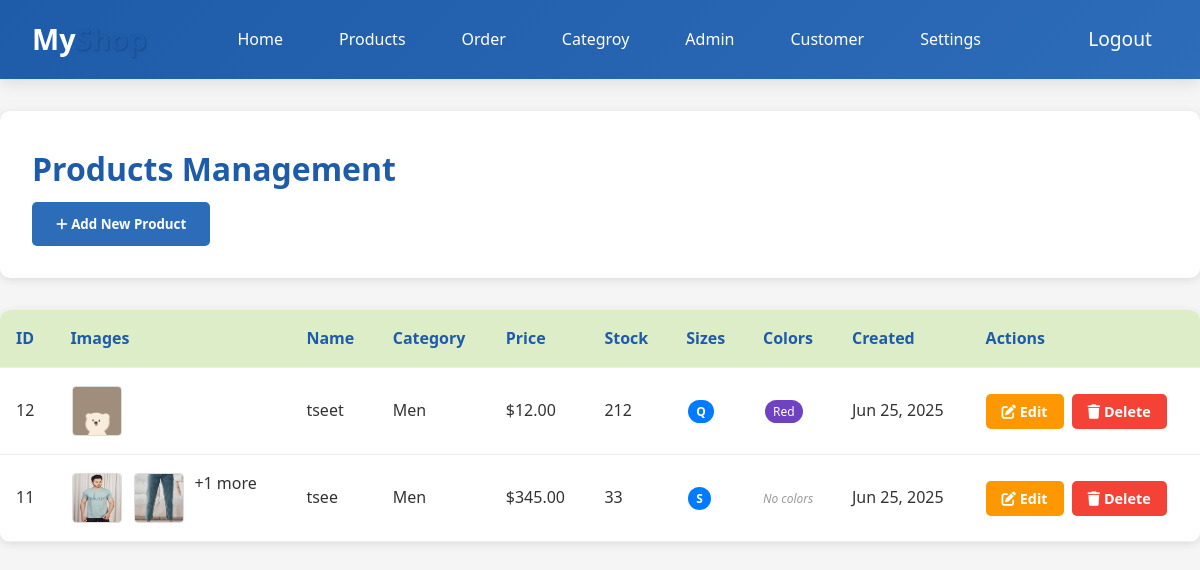
Screenshot of /admin/products.php (signed in) with the database file from the repository.
### tables this page shows
CREATE TABLE IF NOT EXISTS `products` (
  `product_id` int NOT NULL AUTO_INCREMENT,
  `name` varchar(100) NOT NULL,
  `description` text,
  `price` decimal(10,2) NOT NULL,
  `stock_quantity` int NOT NULL DEFAULT '0',
  `category_id` int DEFAULT NULL,
  `created_at` timestamp NULL DEFAULT CURRENT_TIMESTAMP,
  `images` text,
  `sizes` text NOT NULL,
  `colors` varchar(255) DEFAULT NULL,
  PRIMARY KEY (`product_id`),
  KEY `category_id` (`category_id`)
);

CREATE TABLE IF NOT EXISTS `categories` (
  `category_id` int NOT NULL AUTO_INCREMENT,
  `name` varchar(50) NOT NULL,
  `image` text NOT NULL,
  `description` text,
  `created_at` timestamp NULL DEFAULT CURRENT_TIMESTAMP,
  PRIMARY KEY (`category_id`)
);

### admin/products.php (the view, shortened to what this page needs)
<!DOCTYPE html>
<html lang="en">
<?php
include 'config.php';
function getWebPath($imagePath) {
    $imagePath = trim($imagePath);
    $webPath = str_replace('../', '', $imagePath);
    return $webPath;
}
$productsQuery = "SELECT p.*, c.name as category_name FROM products p
                  LEFT JOIN categories c ON p.category_id = c.category_id
                  ORDER BY p.created_at DESC";
$productsResult = mysqli_query($conn, $productsQuery);
?>
<head>
    <link rel="stylesheet" href="https://cdnjs.cloudflare.com/ajax/libs/font-awesome/6.5.0/css/all.min.css">
    <link rel="stylesheet" href="css/products.css">
</head>
<body>
<?php include 'navbar.php'; ?>
    <div class="container main-content">
        <div class="page-header">
            <h1 class="page-title">Products Management</h1>
            <button class="btn btn-primary" onclick="openAddModal()">
                <i class="fas fa-plus"></i> Add New Product
            </button>
        </div>
        <div class="products-table">
            <table>
                <thead>
                    <tr>
                        <th>ID</th>
                        <th>Images</th>
                        <th>Name</th>
                        <th>Category</th>
                        <th>Price</th>
                        <th>Stock</th>
                        <th>Sizes</th>
                        <th>Colors</th>
                        <th>Created</th>
                        <th>Actions</th>
                    </tr>
                </thead>
                <tbody>
                    <?php while ($product = mysqli_fetch_assoc($productsResult)): ?>
                        <tr>
                            <td><?= $product['product_id'] ?></td>
                            <td>
                                <div class="product-images">
                                    <?php
                                    if (!empty($product['images'])) {
                                        $images = explode(',', $product['images']);
                                        $displayCount = 0;
                                        foreach ($images as $image) {
                                            if ($displayCount >= 2) break;
                                            $image = trim($image);
                                            if (!empty($image)) {
                                                $webPath = getWebPath($image);
                                                ?>
                                               <img src="../<?= htmlspecialchars($webPath) ?>"
                                                     alt="Product Image"
                                                     class="product-thumb"
                                                     style="width: 50px; height: 50px; object-fit: cover; margin: 2px; border-radius: 4px; border: 1px solid #ddd;"
                                                     onerror="this.style.display='none'; console.log('Image failed to load: <?= htmlspecialchars($webPath) ?>');">
                                                <?php
                                                $displayCount++;
                                            }
                                        }
                                        if (count($images) > 2) {
                                            echo '<span class="more-images">+' . (count($images) - 2) . ' more</span>';
                                        }
                                    } else {
                                        echo '<span class="no-image">No images</span>';
                                    }
                                    ?>
                                </div>
                            </td>
                            <td><?= htmlspecialchars($product['name']) ?></td>
                            <td><?= htmlspecialchars($product['category_name']) ?></td>
                            <td>$<?= number_format($product['price'], 2) ?></td>
                            <td><?= $product['stock_quantity'] ?></td>
                            <td>
                                <div class="sizes-display">
                                    <?php
                                    if (!empty($product['sizes'])) {
                                        $sizes = explode(',', $product['sizes']);
                                        foreach ($sizes as $size) {
                                            $size = trim($size);
                                            if (!empty($size)) {
                                                echo '<span class="size-tag">' . htmlspecialchars(strtoupper($size)) . '</span>';
                                            }
                                        }
                                    } else {
                                        echo '<span class="no-sizes">No sizes</span>';
                                    }
                                    ?>
                                </div>
                            </td>
                            <td>
                                <div class="colors-display">
                                    <?php
                                    if (!empty($product['colors'])) {
                                        $colors = explode(',', $product['colors']);
                                        foreach ($colors as $color) {
                                            $color = trim($color);
                                            if (!empty($color)) {
                                                if (preg_match('/^#[a-f0-9]{6}$/i', $color)) {
                                                    echo '<span class="color-tag"><span class="color-preview" style="background-color: ' . htmlspecialchars($color) . ';"></span>' . htmlspecialchars(strtoupper($color)) . '</span>';
                                                } else {
                                                    echo '<span class="color-tag">' . htmlspecialchars(ucfirst($color)) . '</span>';
                                                }
                                            }
                                        }
                                    } else {
                                        echo '<span class="no-colors">No colors</span>';
                                    }
                                    ?>
                                </div>
                            </td>
                            <td><?= date('M j, Y', strtotime($product['created_at'])) ?></td>
                            <td>
                                <div class="actions">
                                    <button class="btn btn-warning btn-small" onclick="openEditModal(<?= htmlspecialchars(json_encode($product)) ?>)">
                                        <i class="fas fa-edit"></i> Edit
                                    </button>
                                    <form method="POST" style="display: inline;" onsubmit="return confirm('Are you sure you want to delete this product?')">
                                        <button type="submit" class="btn btn-danger btn-small">
                                            <i class="fas fa-trash"></i> Delete
                                        </button>
                                    </form>
                                </div>
                            </td>
                        </tr>
                    <?php endwhile; ?>
                </tbody>
            </table>
        </div>
    </div>
</body>
</html>

### admin/css/products.css (style rules this page uses)
:root { --primary-color: #2d6cb8; --primary-light: #dcedc8; --primary-dark: #1e5ba8; --white: #ffffff; --gray-light: #f5f5f5; --gray-medium: #e0e0e0; --gray-dark: #757575; --text-color: #333333; --danger-color: #f44336; --warning-color: #ff9800; --success-color: #1e5ba8; --info-color: #2196f3; --border-color: #e0e0e0; --shadow: 0 2px 10px rgba(0, 0, 0, 0.1); --shadow-hover: 0 4px 20px rgba(0, 0, 0, 0.15); }
* { margin: 0; padding: 0; box-sizing: border-box; font-family: "Segoe UI", Tahoma, Geneva, Verdana, sans-serif; }
body { background-color: var(--gray-light); color: var(--text-color); line-height: 1.6; }
.container { max-width: 1200px; margin: 0 auto; padding: 0 1rem; }
.main-content { padding: 2rem 0; }
.page-header { background: var(--white); padding: 2rem; border-radius: 10px; margin-bottom: 2rem; box-shadow: 0 2px 10px rgba(0, 0, 0, 0.1); }
.page-title { font-size: 2rem; color: var(--primary-dark); margin-bottom: 0.5rem; }
.btn { padding: 0.8rem 1.5rem; border: none; border-radius: 5px; cursor: pointer; font-weight: bold; text-decoration: none; display: inline-block; transition: all 0.3s; }
.btn-primary { background: var(--primary-color); color: var(--white); }
.btn-danger { background: var(--danger-color); color: var(--white); }
.btn-warning { background: var(--warning-color); color: var(--white); }
.btn-small { padding: 0.5rem 1rem; font-size: 0.9rem; }
.products-table { background: var(--white); border-radius: 10px; overflow: hidden; box-shadow: 0 2px 10px rgba(0, 0, 0, 0.1); }
table { width: 100%; border-collapse: collapse; }
th, td { padding: 1rem; text-align: left; border-bottom: 1px solid #eee; }
th { background: var(--primary-light); font-weight: bold; color: var(--primary-dark); }
.product-images { display: flex; gap: 0.5rem; }
.product-thumb { width: 40px; height: 40px; object-fit: cover; border-radius: 5px; }
.actions { display: flex; gap: 0.5rem; }
.sizes-display { display: flex; flex-wrap: wrap; gap: 5px; }
.size-tag { background: #8bc34a; color: white; padding: 4px 8px; border-radius: 12px; font-size: 12px; font-weight: bold; text-transform: uppercase; }

### admin/products.php (style rules this page uses)
.colors-display, .sizes-display { display: flex; flex-wrap: wrap; gap: 4px; }
.color-tag, .size-tag { display: inline-block; background: #007bff; color: white; padding: 2px 8px; border-radius: 12px; font-size: 12px; margin: 2px; }
.color-tag { background: #6f42c1; }
.no-colors, .no-sizes { color: #999; font-style: italic; font-size: 12px; }

### rows the page displays
products: product_id "12", images (picture), name "tseet", category.name "Men", price "12.00", stock_quantity "212", sizes "Q", colors "Red", created_at "Jun 25, 2025"
products: product_id "11", count($images)-2 "1", name "tsee", category.name "Men", price "345.00", stock_quantity "33", sizes "S", shows "No colors", created_at "Jun 25, 2025"
